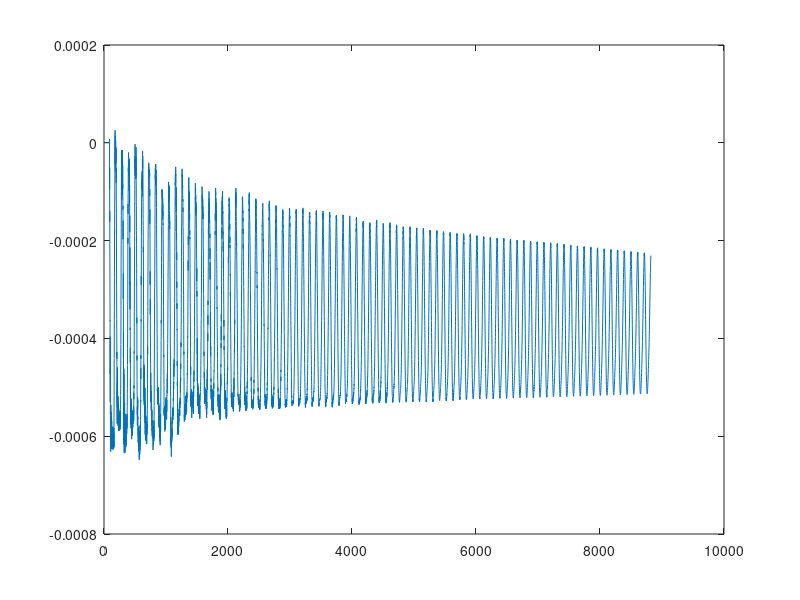

MATLAB code to generate this figure:
clear;
fs = 44100;
s = 0.2;

L = 0.85;

radius = 4e-04;
rho = 1200;

f0 = 220;

Area = pi*radius^2;

T = (2*f0*L)^2 * rho * Area;
%T = 60;
In = (pi*radius^4)/4;

Emod = 2e9;
k = 1/fs;

sigma0 = 1.38;
sigma1 = 1.3e-3;

kappa = sqrt(Emod*In/rho/Area); % Stiffness
c = sqrt(T/rho/Area);
h = sqrt((c^2*k^2+4*sigma1*k+sqrt((c^2*k^2+4*sigma1*k)^2+16*kappa^2*k^2))/2);

N = floor(L/h);
h = L/N;
uNext = zeros(N+3,1);
u = zeros(N+3,1);
uPrev = zeros(N+3,1);
range = 3:N+1;
out = zeros(fs*s,1);

excdursec = 0.005;
excdursamp = round(excdursec * fs);
excidx = (0:excdursamp-1)'/excdursamp;
excforce = 0.5;

excvec = [(excforce/2) * (1 - cos(pi * excidx)); zeros(3*fs, 1)];

excpointmeter = 0.52;
excpoint = floor(excpointmeter/h);
excspread = zeros(N+3, 1);
excspread(excpoint+2:excpoint+3) = [1 - excpointmeter/h + excpoint; excpointmeter/h - excpoint];
excspread = excspread / h;

Dxfwd = eye(N+4, N+3);
for i=2:N+4
    Dxfwd(i,i-1) = -1;
end
Dxfwd = Dxfwd / h;

Dxbwd = -Dxfwd';

Dxx = Dxbwd * Dxfwd;
Dxxxx = Dxx^2;

K = 1e15;
alpha = 1.001;


nFinger = 3;
psiFinger = zeros(nFinger, 1);

fingerpos = [0.1; L/4; L/2];
fingeridx = floor(fingerpos/h);
Jfinger = zeros(N+3, nFinger);
for i = 1:nFinger
    Jfinger(fingeridx(i)+2:fingeridx(i)+3, i) = [1 - fingerpos(i)/h + fingeridx(i); fingerpos(i)/h - fingeridx(i)];
end
Ifinger = Jfinger';
Jfinger = Jfinger / h;
fingerstart = 5e-3 * ones(nFinger, 1);
fingerstop = [-1e-3 -2e-3 -5e-4];

fingerVStart = [0;-2;-3];
fingerV = fingerVStart;
fingerV = fingerVStart * 0;
fingerMass = [2e-4; 1e-4; 1e-4];
fingerPrev = fingerstart;
finger = fingerstart;
fingerNext = zeros(nFinger, 1);
fingerforce = zeros(nFinger, 1);

etaFingerPrev = -fingerPrev;
etaFinger = -finger;
etaFingerNext = zeros(nFinger, 1);


%
excvec = excvec * 0;

for n = 1:fs*s
   if n == 1
        fingerV(3) = fingerVStart(3);
    end
    tension = T * Dxx * u;
    stiffness = Emod * In * Dxxxx * u;
    lossindpd = 2 * rho * Area * sigma0 * (u - uPrev) / k;
    lossdpd = 2 * rho * Area * sigma1 * (Dxx * u  - Dxx * uPrev) / k;
    
    inertial = rho * Area * (-2 * u + uPrev) / k^2;
   
    gfinger = sqrt(K*(alpha + 1)/2)*max(etaFinger, 0).^((alpha - 1)/2);
%     fingerforce = 0;
    fingerNext = fingerMass .* (2 * finger - fingerPrev) / k^2 - fingerforce;
    fingerNext = fingerNext + gfinger .* psiFinger - gfinger.^2 .* etaFingerPrev / 4;
    
    af = fingerMass / k^2 + gfinger.^2 / 4;
    as = rho * Area / k^2 * ones(N+3, 1);
    
    uNext = tension - lossindpd + lossdpd - stiffness - inertial + excspread * excvec(n);
    
    factor = (gfinger(3)^2/(4*af(3)) - 1) * gfinger(3)^2/4;
    idx = fingeridx(3);
    x1 = as(1) - factor * Ifinger(3, idx+2)^2 / h;
    x2 = -factor * (Ifinger(3, idx+3) - Ifinger(3, idx+3)^2) / h;
    x3 = -factor * (Ifinger(3, idx+3) - Ifinger(3, idx+3)^2) / h;
    x4 = as(1) - factor * Ifinger(3, idx+3)^2 / h;
    
    A = diag(as);
    for i=1:nFinger
        uNext = uNext - Jfinger(:,i) * gfinger(i) * psiFinger(i) + Jfinger(:,i) * etaFingerPrev(i) * gfinger(i)^2 / 4 + Jfinger(:,i) * gfinger(i)^2 * fingerNext(i) / (4*af(i));
        A = A - (gfinger(i)^2/(4*af(i)) - 1) * gfinger(i)^2/4 * Jfinger(:,i) * Ifinger(i,:);
    end
    
    if etaFinger(3) > 0
        test = uNext(idx+2:idx+3)'/[x1 x2; x3 x4]';
        det = 1/(x1*x4 - x2*x3);
        q1 = uNext(idx+2);
        q2 = uNext(idx+3);
        
        test2 = det * (x4*q1 - x2*q2);
        test3 = det * (-x3*q1 + x1*q2);
    end
    
    uNext = (uNext'/A')';

    uNext(2) = 0;
    uNext(1) = -uNext(3);
    uNext(N+3) = -uNext(N+1);
    uNext(N+2) = 0;
    
    
    for i=1:nFinger
        fingerNext(i) = (fingerNext(i) + gfinger(i)^2/4 * Ifinger(i,:) * uNext) / af(i);   
        etaFingerNext(i) = Ifinger(i,:) * uNext - fingerNext(i);
        if fingerNext(i) < fingerstop(i)
            fingerV(i) = 0;
        end  
        
%         if etaFingerNext(i) > 1e-3
%             fingerV(i) = fingerVStart(i);
%         end
    end

    
   
    
    if n == fs/2
        fingerV(2) = fingerVStart(2);
    end
    currFingerV = (fingerNext - fingerPrev) / (2*k);
    
    fingerforce = (gfinger.^2/4 .* (etaFingerNext - etaFingerPrev) + gfinger .* psiFinger);
    %fingerforce(fingerforce < 0) = 0;
    
    
    for i=1:nFinger
       fingerforce(i) = fingerforce(i) + fingerMass(i) * (currFingerV(i) - fingerV(i))/2/k;
    end
    
    psiFinger = psiFinger + (etaFingerNext - etaFingerPrev) / 2;
    
    uPrev = u;
    u = uNext;
    etaFingerPrev = etaFinger;
    etaFinger = etaFingerNext;

    fingerPrev = finger;
    finger = fingerNext;

    
    
    if n == round(1.5 * fs)
        etaFinger(3) = 0;
        etaFingerPrev(3) = 0;
        etaFingerNext(3) = 0;
        fingerPrev(3) = fingerstart(3);
        finger(3) = fingerstart(3);
        fingerNext(3) = fingerstart(3);
        
        excvec(n+1:n+length(excidx)) = (0.1/2) * (1 - cos(pi * excidx));

        excpointmeter = fingerpos(3);
        excpoint = floor(excpointmeter/h);
        excspread = zeros(N+3, 1);
        excspread(excpoint+2:excpoint+3) = [1 - excpointmeter/h + excpoint; excpointmeter/h - excpoint];
        excspread = excspread / h;
    end
    
    out(n) = uNext(floor(0.55/h)+2);
% 
%         plot(h*(0:N), uNext(2:N+2));
%         hold on;
%         plot(fingerpos, fingerNext, 'b.');
%         ylim([-2e-2, 6e-3]);
%         hold off;
%         drawnow;


end

plot(out);
soundsc(out,fs);
